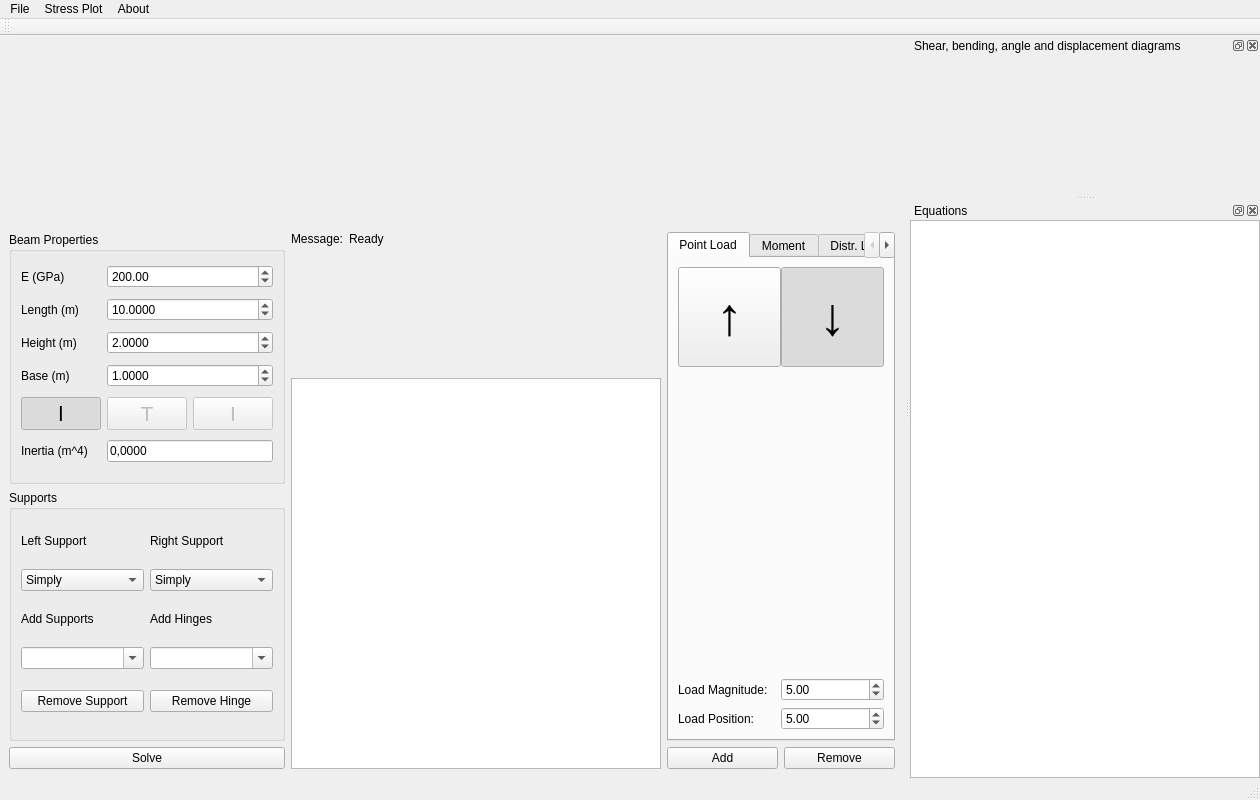
<?xml version="1.0" encoding="UTF-8"?>
<ui version="4.0">
 <author>Lucas dos Santos Almeida</author>
 <class>MainWindow</class>
 <widget class="QMainWindow" name="MainWindow">
  <property name="geometry">
   <rect>
    <x>0</x>
    <y>0</y>
    <width>1239</width>
    <height>800</height>
   </rect>
  </property>
  <property name="windowTitle">
   <string>BeamPy </string>
  </property>
  <widget class="QWidget" name="centralwidget">
   <layout class="QVBoxLayout" name="verticalLayout">
    <item>
     <layout class="QGridLayout" name="main_gl">
      <item row="0" column="0" colspan="3">
       <widget class="QWidget" name="beam_draw_widget" native="true">
        <layout class="QVBoxLayout" name="beam_draw_widget_vl">
         <property name="margin">
          <number>0</number>
         </property>
        </layout>
       </widget>
      </item>
      <item row="3" column="1">
       <widget class="QWidget" name="beam_widget" native="true">
        <property name="maximumSize">
         <size>
          <width>16777215</width>
          <height>120</height>
         </size>
        </property>
        <property name="statusTip">
         <string>Beam Display</string>
        </property>
        <layout class="QVBoxLayout" name="beam_widget_vl">
         <property name="spacing">
          <number>0</number>
         </property>
         <property name="margin">
          <number>0</number>
         </property>
        </layout>
       </widget>
      </item>
      <item row="2" column="1">
       <layout class="QGridLayout" name="gridLayout">
        <item row="0" column="1">
         <widget class="QLabel" name="message_lbl">
          <property name="statusTip">
           <string>Current BeamPy message</string>
          </property>
          <property name="text">
           <string>Ready</string>
          </property>
         </widget>
        </item>
        <item row="0" column="0">
         <widget class="QLabel" name="lbl_message">
          <property name="sizePolicy">
           <sizepolicy hsizetype="Maximum" vsizetype="Maximum">
            <horstretch>0</horstretch>
            <verstretch>0</verstretch>
           </sizepolicy>
          </property>
          <property name="text">
           <string>Message:</string>
          </property>
         </widget>
        </item>
       </layout>
      </item>
      <item row="2" column="0" rowspan="5">
       <layout class="QGridLayout" name="properties_supports_vl">
        <item row="3" column="0">
         <widget class="QPushButton" name="calculate_beam">
          <property name="statusTip">
           <string>Solves the differential equations and plot diagrams (F5)</string>
          </property>
          <property name="text">
           <string>Solve</string>
          </property>
          <property name="shortcut">
           <string>F5</string>
          </property>
         </widget>
        </item>
        <item row="1" column="0">
         <widget class="QGroupBox" name="beam_properties_gb">
          <property name="title">
           <string>Beam Properties</string>
          </property>
          <layout class="QGridLayout" name="beam_properties_gb_vl">
           <item row="10" column="1" colspan="2">
            <widget class="QDoubleSpinBox" name="base_dspn">
             <property name="statusTip">
              <string>Beam section Base</string>
             </property>
             <property name="decimals">
              <number>4</number>
             </property>
             <property name="minimum">
              <double>0.000100000000000</double>
             </property>
             <property name="maximum">
              <double>9999.000000000000000</double>
             </property>
             <property name="value">
              <double>1.000000000000000</double>
             </property>
            </widget>
           </item>
           <item row="11" column="1">
            <widget class="QPushButton" name="pushButton">
             <property name="enabled">
              <bool>false</bool>
             </property>
             <property name="font">
              <font>
               <pointsize>16</pointsize>
              </font>
             </property>
             <property name="text">
              <string>T</string>
             </property>
             <property name="checkable">
              <bool>true</bool>
             </property>
             <property name="checked">
              <bool>false</bool>
             </property>
             <property name="autoExclusive">
              <bool>true</bool>
             </property>
             <attribute name="buttonGroup">
              <string notr="true">buttonGroup_2</string>
             </attribute>
            </widget>
           </item>
           <item row="11" column="2">
            <widget class="QPushButton" name="pushButton_3">
             <property name="enabled">
              <bool>false</bool>
             </property>
             <property name="font">
              <font>
               <pointsize>16</pointsize>
              </font>
             </property>
             <property name="text">
              <string>I</string>
             </property>
             <property name="checkable">
              <bool>true</bool>
             </property>
             <property name="checked">
              <bool>false</bool>
             </property>
             <property name="autoExclusive">
              <bool>true</bool>
             </property>
             <attribute name="buttonGroup">
              <string notr="true">buttonGroup_2</string>
             </attribute>
            </widget>
           </item>
           <item row="11" column="0">
            <widget class="QPushButton" name="pushButton_2">
             <property name="enabled">
              <bool>true</bool>
             </property>
             <property name="font">
              <font>
               <pointsize>16</pointsize>
              </font>
             </property>
             <property name="text">
              <string>l</string>
             </property>
             <property name="checkable">
              <bool>true</bool>
             </property>
             <property name="checked">
              <bool>true</bool>
             </property>
             <property name="autoExclusive">
              <bool>true</bool>
             </property>
             <attribute name="buttonGroup">
              <string notr="true">buttonGroup_2</string>
             </attribute>
            </widget>
           </item>
           <item row="1" column="0">
            <widget class="QLabel" name="lbl_length">
             <property name="text">
              <string>Length (m)</string>
             </property>
            </widget>
           </item>
           <item row="0" column="0">
            <widget class="QLabel" name="lbl_young_module">
             <property name="text">
              <string>E (GPa)</string>
             </property>
            </widget>
           </item>
           <item row="1" column="1" colspan="2">
            <widget class="QDoubleSpinBox" name="length_dspn">
             <property name="statusTip">
              <string>Beam Length</string>
             </property>
             <property name="decimals">
              <number>4</number>
             </property>
             <property name="minimum">
              <double>0.000100000000000</double>
             </property>
             <property name="maximum">
              <double>9999.000000000000000</double>
             </property>
             <property name="value">
              <double>10.000000000000000</double>
             </property>
            </widget>
           </item>
           <item row="0" column="1" colspan="2">
            <widget class="QDoubleSpinBox" name="young_module_dpsn">
             <property name="statusTip">
              <string>Beam Young Modulus</string>
             </property>
             <property name="minimum">
              <double>1.000000000000000</double>
             </property>
             <property name="maximum">
              <double>99999.000000000000000</double>
             </property>
             <property name="singleStep">
              <double>10.000000000000000</double>
             </property>
             <property name="value">
              <double>200.000000000000000</double>
             </property>
            </widget>
           </item>
           <item row="9" column="1" colspan="2">
            <widget class="QDoubleSpinBox" name="height_dpsn">
             <property name="statusTip">
              <string>Beam section Height</string>
             </property>
             <property name="decimals">
              <number>4</number>
             </property>
             <property name="minimum">
              <double>0.000100000000000</double>
             </property>
             <property name="maximum">
              <double>9999.000000000000000</double>
             </property>
             <property name="value">
              <double>2.000000000000000</double>
             </property>
            </widget>
           </item>
           <item row="12" column="0">
            <widget class="QLabel" name="lbl_inertia_moment">
             <property name="enabled">
              <bool>true</bool>
             </property>
             <property name="text">
              <string>Inertia (m^4)</string>
             </property>
            </widget>
           </item>
           <item row="9" column="0">
            <widget class="QLabel" name="lbl_height">
             <property name="text">
              <string>Height (m)</string>
             </property>
            </widget>
           </item>
           <item row="10" column="0">
            <widget class="QLabel" name="lbl_length_2">
             <property name="text">
              <string>Base (m)</string>
             </property>
            </widget>
           </item>
           <item row="12" column="1" colspan="2">
            <widget class="QLineEdit" name="inertia_moment_dspn">
             <property name="text">
              <string>0,0000</string>
             </property>
             <property name="readOnly">
              <bool>true</bool>
             </property>
            </widget>
           </item>
          </layout>
         </widget>
        </item>
        <item row="2" column="0">
         <widget class="QGroupBox" name="supports_gb">
          <property name="title">
           <string>Supports</string>
          </property>
          <layout class="QGridLayout" name="supports_gb_gl">
           <item row="3" column="0">
            <widget class="QComboBox" name="supports_combo">
             <property name="focusPolicy">
              <enum>Qt::StrongFocus</enum>
             </property>
             <property name="statusTip">
              <string>Type support pos. then press Enter to add a Support</string>
             </property>
             <property name="editable">
              <bool>true</bool>
             </property>
             <property name="insertPolicy">
              <enum>QComboBox::InsertAlphabetically</enum>
             </property>
             <property name="duplicatesEnabled">
              <bool>false</bool>
             </property>
            </widget>
           </item>
           <item row="1" column="0">
            <widget class="QComboBox" name="left_support_combo">
             <item>
              <property name="text">
               <string>Simply</string>
              </property>
             </item>
             <item>
              <property name="text">
               <string>Fixed</string>
              </property>
             </item>
             <item>
              <property name="text">
               <string>Free</string>
              </property>
             </item>
            </widget>
           </item>
           <item row="0" column="1">
            <widget class="QLabel" name="lbl_right_support">
             <property name="sizePolicy">
              <sizepolicy hsizetype="Preferred" vsizetype="Maximum">
               <horstretch>0</horstretch>
               <verstretch>0</verstretch>
              </sizepolicy>
             </property>
             <property name="text">
              <string>Right Support</string>
             </property>
            </widget>
           </item>
           <item row="1" column="1">
            <widget class="QComboBox" name="right_support_combo">
             <item>
              <property name="text">
               <string>Simply</string>
              </property>
             </item>
             <item>
              <property name="text">
               <string>Fixed</string>
              </property>
             </item>
             <item>
              <property name="text">
               <string>Free</string>
              </property>
             </item>
            </widget>
           </item>
           <item row="2" column="1">
            <widget class="QLabel" name="lbl_add_support_2">
             <property name="sizePolicy">
              <sizepolicy hsizetype="Preferred" vsizetype="Maximum">
               <horstretch>0</horstretch>
               <verstretch>0</verstretch>
              </sizepolicy>
             </property>
             <property name="text">
              <string>Add Hinges</string>
             </property>
            </widget>
           </item>
           <item row="3" column="1">
            <widget class="QComboBox" name="hinges_combo">
             <property name="focusPolicy">
              <enum>Qt::StrongFocus</enum>
             </property>
             <property name="statusTip">
              <string>Type hinge pos. then press Enter to add a Hinge</string>
             </property>
             <property name="editable">
              <bool>true</bool>
             </property>
             <property name="duplicatesEnabled">
              <bool>false</bool>
             </property>
            </widget>
           </item>
           <item row="4" column="1">
            <widget class="QPushButton" name="remove_hinge_btn">
             <property name="statusTip">
              <string>Removes selected Hinge (Ctrl + H)</string>
             </property>
             <property name="text">
              <string>Remove Hinge</string>
             </property>
             <property name="shortcut">
              <string>Ctrl+H</string>
             </property>
            </widget>
           </item>
           <item row="0" column="0">
            <widget class="QLabel" name="lbl_left_support">
             <property name="sizePolicy">
              <sizepolicy hsizetype="Preferred" vsizetype="Maximum">
               <horstretch>0</horstretch>
               <verstretch>0</verstretch>
              </sizepolicy>
             </property>
             <property name="text">
              <string>Left Support</string>
             </property>
            </widget>
           </item>
           <item row="2" column="0">
            <widget class="QLabel" name="lbl_add_support">
             <property name="sizePolicy">
              <sizepolicy hsizetype="Preferred" vsizetype="Maximum">
               <horstretch>0</horstretch>
               <verstretch>0</verstretch>
              </sizepolicy>
             </property>
             <property name="text">
              <string>Add Supports</string>
             </property>
            </widget>
           </item>
           <item row="4" column="0">
            <widget class="QPushButton" name="remove_support_btn">
             <property name="statusTip">
              <string>Removes selected Support (Ctrl + S)</string>
             </property>
             <property name="text">
              <string>Remove Support</string>
             </property>
             <property name="shortcut">
              <string>Ctrl+S</string>
             </property>
            </widget>
           </item>
          </layout>
         </widget>
        </item>
       </layout>
      </item>
      <item row="6" column="2">
       <layout class="QHBoxLayout" name="add_remove_hl">
        <item>
         <widget class="QPushButton" name="add_load_btn">
          <property name="focusPolicy">
           <enum>Qt::WheelFocus</enum>
          </property>
          <property name="statusTip">
           <string>Adds Load or Moment (Enter)</string>
          </property>
          <property name="text">
           <string>Add</string>
          </property>
         </widget>
        </item>
        <item>
         <widget class="QPushButton" name="remove_load_btn">
          <property name="focusPolicy">
           <enum>Qt::WheelFocus</enum>
          </property>
          <property name="statusTip">
           <string>Removes an item from the list  (Del)</string>
          </property>
          <property name="text">
           <string>Remove</string>
          </property>
          <property name="shortcut">
           <string>Del</string>
          </property>
         </widget>
        </item>
       </layout>
      </item>
      <item row="4" column="1" rowspan="3">
       <widget class="QTreeView" name="load_treeview">
        <property name="sizePolicy">
         <sizepolicy hsizetype="Preferred" vsizetype="Minimum">
          <horstretch>0</horstretch>
          <verstretch>0</verstretch>
         </sizepolicy>
        </property>
        <property name="minimumSize">
         <size>
          <width>370</width>
          <height>0</height>
         </size>
        </property>
        <property name="focusPolicy">
         <enum>Qt::ClickFocus</enum>
        </property>
        <property name="statusTip">
         <string>Beam loaded Items</string>
        </property>
        <property name="verticalScrollBarPolicy">
         <enum>Qt::ScrollBarAsNeeded</enum>
        </property>
        <property name="horizontalScrollBarPolicy">
         <enum>Qt::ScrollBarAlwaysOff</enum>
        </property>
        <property name="autoScroll">
         <bool>true</bool>
        </property>
        <property name="defaultDropAction">
         <enum>Qt::IgnoreAction</enum>
        </property>
        <property name="alternatingRowColors">
         <bool>true</bool>
        </property>
       </widget>
      </item>
      <item row="2" column="2" rowspan="4">
       <widget class="QTabWidget" name="loads_tab">
        <property name="sizePolicy">
         <sizepolicy hsizetype="Preferred" vsizetype="Preferred">
          <horstretch>0</horstretch>
          <verstretch>0</verstretch>
         </sizepolicy>
        </property>
        <property name="currentIndex">
         <number>0</number>
        </property>
        <widget class="QWidget" name="pnt_load_tab_widget">
         <attribute name="title">
          <string>Point Load</string>
         </attribute>
         <layout class="QGridLayout" name="pnt_load_tab_widget_gl_4">
          <property name="horizontalSpacing">
           <number>0</number>
          </property>
          <item row="2" column="0">
           <widget class="QLabel" name="lbl_point_load_mag">
            <property name="text">
             <string>Load Magnitude:</string>
            </property>
           </widget>
          </item>
          <item row="3" column="0">
           <widget class="QLabel" name="lbl_point_load_pos">
            <property name="text">
             <string>Load Position: </string>
            </property>
           </widget>
          </item>
          <item row="0" column="0">
           <widget class="QPushButton" name="pnt_load_up_chkbtn">
            <property name="sizePolicy">
             <sizepolicy hsizetype="Minimum" vsizetype="Preferred">
              <horstretch>0</horstretch>
              <verstretch>0</verstretch>
             </sizepolicy>
            </property>
            <property name="minimumSize">
             <size>
              <width>100</width>
              <height>100</height>
             </size>
            </property>
            <property name="maximumSize">
             <size>
              <width>16777215</width>
              <height>100</height>
             </size>
            </property>
            <property name="font">
             <font>
              <pointsize>40</pointsize>
              <weight>75</weight>
              <italic>false</italic>
              <bold>true</bold>
              <underline>false</underline>
             </font>
            </property>
            <property name="focusPolicy">
             <enum>Qt::NoFocus</enum>
            </property>
            <property name="text">
             <string>↑</string>
            </property>
            <property name="checkable">
             <bool>true</bool>
            </property>
            <property name="autoExclusive">
             <bool>true</bool>
            </property>
            <attribute name="buttonGroup">
             <string notr="true">buttonGroup</string>
            </attribute>
           </widget>
          </item>
          <item row="1" column="0" colspan="2">
           <spacer name="vs_pnt_load">
            <property name="orientation">
             <enum>Qt::Vertical</enum>
            </property>
            <property name="sizeHint" stdset="0">
             <size>
              <width>20</width>
              <height>40</height>
             </size>
            </property>
           </spacer>
          </item>
          <item row="2" column="1">
           <widget class="QDoubleSpinBox" name="pnt_load_mag_dpsn">
            <property name="decimals">
             <number>2</number>
            </property>
            <property name="minimum">
             <double>0.000000000000000</double>
            </property>
            <property name="maximum">
             <double>999999999.000000000000000</double>
            </property>
            <property name="value">
             <double>5.000000000000000</double>
            </property>
           </widget>
          </item>
          <item row="3" column="1">
           <widget class="QDoubleSpinBox" name="pnt_load_pos_dpsn">
            <property name="maximum">
             <double>999999999.000000000000000</double>
            </property>
            <property name="value">
             <double>5.000000000000000</double>
            </property>
           </widget>
          </item>
          <item row="0" column="1">
           <widget class="QPushButton" name="pnt_load_down_chkbtn">
            <property name="sizePolicy">
             <sizepolicy hsizetype="Minimum" vsizetype="Preferred">
              <horstretch>0</horstretch>
              <verstretch>0</verstretch>
             </sizepolicy>
            </property>
            <property name="minimumSize">
             <size>
              <width>100</width>
              <height>100</height>
             </size>
            </property>
            <property name="maximumSize">
             <size>
              <width>16777215</width>
              <height>100</height>
             </size>
            </property>
            <property name="font">
             <font>
              <pointsize>40</pointsize>
             </font>
            </property>
            <property name="focusPolicy">
             <enum>Qt::NoFocus</enum>
            </property>
            <property name="text">
             <string>↓</string>
            </property>
            <property name="checkable">
             <bool>true</bool>
            </property>
            <property name="checked">
             <bool>true</bool>
            </property>
            <property name="autoExclusive">
             <bool>true</bool>
            </property>
            <attribute name="buttonGroup">
             <string notr="true">buttonGroup</string>
            </attribute>
           </widget>
          </item>
         </layout>
        </widget>
        <widget class="QWidget" name="moment_tab_widget">
         <attribute name="title">
          <string>Moment</string>
         </attribute>
         <layout class="QGridLayout" name="pnt_load_tab_widget_gl">
          <property name="horizontalSpacing">
           <number>0</number>
          </property>
          <item row="4" column="1">
           <widget class="QDoubleSpinBox" name="moment_pos_dpsn">
            <property name="maximum">
             <double>999999999.000000000000000</double>
            </property>
            <property name="value">
             <double>7.000000000000000</double>
            </property>
           </widget>
          </item>
          <item row="3" column="0">
           <widget class="QLabel" name="lbl_moment_pos">
            <property name="text">
             <string>Moment Magnitude:</string>
            </property>
           </widget>
          </item>
          <item row="4" column="0">
           <widget class="QLabel" name="lbl_moment_mag">
            <property name="text">
             <string>Moment Position: </string>
            </property>
           </widget>
          </item>
          <item row="1" column="0" colspan="2">
           <spacer name="spacer_moment">
            <property name="orientation">
             <enum>Qt::Vertical</enum>
            </property>
            <property name="sizeHint" stdset="0">
             <size>
              <width>20</width>
              <height>40</height>
             </size>
            </property>
           </spacer>
          </item>
          <item row="3" column="1">
           <widget class="QDoubleSpinBox" name="moment_mag_dpsn">
            <property name="maximum">
             <double>999999999.000000000000000</double>
            </property>
            <property name="value">
             <double>7.000000000000000</double>
            </property>
           </widget>
          </item>
          <item row="0" column="0">
           <widget class="QPushButton" name="moment_ccw_chkbtn">
            <property name="sizePolicy">
             <sizepolicy hsizetype="Minimum" vsizetype="Preferred">
              <horstretch>0</horstretch>
              <verstretch>0</verstretch>
             </sizepolicy>
            </property>
            <property name="minimumSize">
             <size>
              <width>50</width>
              <height>50</height>
             </size>
            </property>
            <property name="maximumSize">
             <size>
              <width>16777215</width>
              <height>100</height>
             </size>
            </property>
            <property name="font">
             <font>
              <pointsize>50</pointsize>
              <weight>50</weight>
              <bold>false</bold>
             </font>
            </property>
            <property name="focusPolicy">
             <enum>Qt::NoFocus</enum>
            </property>
            <property name="statusTip">
             <string/>
            </property>
            <property name="text">
             <string>↺</string>
            </property>
            <property name="checkable">
             <bool>true</bool>
            </property>
            <property name="autoExclusive">
             <bool>true</bool>
            </property>
           </widget>
          </item>
          <item row="0" column="1">
           <widget class="QPushButton" name="moment_cw_chkbtn">
            <property name="sizePolicy">
             <sizepolicy hsizetype="Minimum" vsizetype="Preferred">
              <horstretch>0</horstretch>
              <verstretch>0</verstretch>
             </sizepolicy>
            </property>
            <property name="minimumSize">
             <size>
              <width>100</width>
              <height>100</height>
             </size>
            </property>
            <property name="maximumSize">
             <size>
              <width>16777215</width>
              <height>100</height>
             </size>
            </property>
            <property name="font">
             <font>
              <pointsize>50</pointsize>
             </font>
            </property>
            <property name="focusPolicy">
             <enum>Qt::NoFocus</enum>
            </property>
            <property name="statusTip">
             <string/>
            </property>
            <property name="text">
             <string>↻</string>
            </property>
            <property name="checkable">
             <bool>true</bool>
            </property>
            <property name="checked">
             <bool>true</bool>
            </property>
            <property name="autoExclusive">
             <bool>true</bool>
            </property>
           </widget>
          </item>
         </layout>
        </widget>
        <widget class="QWidget" name="distr_load_tab_widget">
         <attribute name="title">
          <string>Distr. Load</string>
         </attribute>
         <layout class="QGridLayout" name="distr_load_tab_widget_gl">
          <property name="horizontalSpacing">
           <number>0</number>
          </property>
          <item row="0" column="1">
           <widget class="QPushButton" name="down_distr_load_chkbtn">
            <property name="sizePolicy">
             <sizepolicy hsizetype="Minimum" vsizetype="Preferred">
              <horstretch>0</horstretch>
              <verstretch>0</verstretch>
             </sizepolicy>
            </property>
            <property name="minimumSize">
             <size>
              <width>100</width>
              <height>100</height>
             </size>
            </property>
            <property name="maximumSize">
             <size>
              <width>16777215</width>
              <height>100</height>
             </size>
            </property>
            <property name="font">
             <font>
              <pointsize>40</pointsize>
             </font>
            </property>
            <property name="focusPolicy">
             <enum>Qt::NoFocus</enum>
            </property>
            <property name="text">
             <string>↓</string>
            </property>
            <property name="checkable">
             <bool>true</bool>
            </property>
            <property name="checked">
             <bool>true</bool>
            </property>
            <property name="autoExclusive">
             <bool>true</bool>
            </property>
           </widget>
          </item>
          <item row="0" column="0">
           <widget class="QPushButton" name="up_distr_load_chkbtn">
            <property name="sizePolicy">
             <sizepolicy hsizetype="Minimum" vsizetype="Preferred">
              <horstretch>0</horstretch>
              <verstretch>0</verstretch>
             </sizepolicy>
            </property>
            <property name="minimumSize">
             <size>
              <width>100</width>
              <height>100</height>
             </size>
            </property>
            <property name="maximumSize">
             <size>
              <width>16777215</width>
              <height>100</height>
             </size>
            </property>
            <property name="font">
             <font>
              <pointsize>40</pointsize>
             </font>
            </property>
            <property name="focusPolicy">
             <enum>Qt::NoFocus</enum>
            </property>
            <property name="text">
             <string>↑</string>
            </property>
            <property name="checkable">
             <bool>true</bool>
            </property>
            <property name="checked">
             <bool>false</bool>
            </property>
            <property name="autoExclusive">
             <bool>true</bool>
            </property>
           </widget>
          </item>
          <item row="3" column="0">
           <widget class="QLabel" name="lbl_start_distr_load_pos">
            <property name="text">
             <string>Start Position: </string>
            </property>
           </widget>
          </item>
          <item row="2" column="0">
           <widget class="QLabel" name="lbl_start_distr_load_mag">
            <property name="text">
             <string>Start Magnitude:</string>
            </property>
           </widget>
          </item>
          <item row="5" column="0">
           <widget class="QLabel" name="lbl_end_distr_load_pos">
            <property name="text">
             <string>End Position: </string>
            </property>
           </widget>
          </item>
          <item row="4" column="0">
           <widget class="QLabel" name="lbl_end_distr_load_mag">
            <property name="text">
             <string>End Magnitude:</string>
            </property>
           </widget>
          </item>
          <item row="2" column="1">
           <widget class="QDoubleSpinBox" name="distr_load_start_mag">
            <property name="maximum">
             <double>999999999.000000000000000</double>
            </property>
            <property name="value">
             <double>5.000000000000000</double>
            </property>
           </widget>
          </item>
          <item row="3" column="1">
           <widget class="QDoubleSpinBox" name="distr_load_start_pos">
            <property name="focusPolicy">
             <enum>Qt::WheelFocus</enum>
            </property>
            <property name="value">
             <double>1.000000000000000</double>
            </property>
           </widget>
          </item>
          <item row="4" column="1">
           <widget class="QDoubleSpinBox" name="distr_load_end_mag">
            <property name="maximum">
             <double>999999999.000000000000000</double>
            </property>
            <property name="value">
             <double>10.000000000000000</double>
            </property>
           </widget>
          </item>
          <item row="5" column="1">
           <widget class="QDoubleSpinBox" name="distr_load_end_pos">
            <property name="value">
             <double>5.000000000000000</double>
            </property>
           </widget>
          </item>
          <item row="1" column="0" colspan="2">
           <spacer name="verticalSpacer">
            <property name="orientation">
             <enum>Qt::Vertical</enum>
            </property>
            <property name="sizeHint" stdset="0">
             <size>
              <width>20</width>
              <height>40</height>
             </size>
            </property>
           </spacer>
          </item>
         </layout>
        </widget>
       </widget>
      </item>
     </layout>
    </item>
   </layout>
  </widget>
  <widget class="QMenuBar" name="menubar">
   <property name="geometry">
    <rect>
     <x>0</x>
     <y>0</y>
     <width>1239</width>
     <height>21</height>
    </rect>
   </property>
   <widget class="QMenu" name="menuFile">
    <property name="title">
     <string>File</string>
    </property>
    <addaction name="actionQuit"/>
   </widget>
   <widget class="QMenu" name="menuStress_Plot">
    <property name="title">
     <string>Stress Plot</string>
    </property>
    <addaction name="actionDisplay_Stress_Value"/>
   </widget>
   <widget class="QMenu" name="menuAbout">
    <property name="title">
     <string>About</string>
    </property>
   </widget>
   <addaction name="menuFile"/>
   <addaction name="menuStress_Plot"/>
   <addaction name="menuAbout"/>
  </widget>
  <widget class="QStatusBar" name="statusbar"/>
  <widget class="QDockWidget" name="plot_dock">
   <property name="minimumSize">
    <size>
     <width>350</width>
     <height>58</height>
    </size>
   </property>
   <property name="windowTitle">
    <string>Shear, bending, angle and displacement diagrams</string>
   </property>
   <attribute name="dockWidgetArea">
    <number>2</number>
   </attribute>
   <widget class="QWidget" name="plot_dock_contents">
    <layout class="QVBoxLayout" name="plot_dock_contents_vl">
     <property name="spacing">
      <number>0</number>
     </property>
     <property name="margin">
      <number>0</number>
     </property>
     <item>
      <widget class="QWidget" name="plots_widget" native="true">
       <layout class="QVBoxLayout" name="plots_widget_vl">
        <property name="spacing">
         <number>0</number>
        </property>
        <property name="margin">
         <number>0</number>
        </property>
       </layout>
      </widget>
     </item>
    </layout>
   </widget>
  </widget>
  <widget class="QDockWidget" name="equations_dock">
   <property name="windowTitle">
    <string>Equations</string>
   </property>
   <attribute name="dockWidgetArea">
    <number>2</number>
   </attribute>
   <widget class="QWidget" name="equations_dock_contents">
    <layout class="QVBoxLayout" name="equations_dock_contents_vl">
     <property name="margin">
      <number>0</number>
     </property>
     <item>
      <widget class="QTextBrowser" name="equations_lbl">
       <property name="font">
        <font>
         <family>Cambria</family>
         <pointsize>13</pointsize>
         <weight>50</weight>
         <italic>false</italic>
         <bold>false</bold>
        </font>
       </property>
       <property name="focusPolicy">
        <enum>Qt::ClickFocus</enum>
       </property>
       <property name="html">
        <string>&lt;!DOCTYPE HTML PUBLIC &quot;-//W3C//DTD HTML 4.0//EN&quot; &quot;http://www.w3.org/TR/REC-html40/strict.dtd&quot;&gt;
&lt;html&gt;&lt;head&gt;&lt;meta name=&quot;qrichtext&quot; content=&quot;1&quot; /&gt;&lt;style type=&quot;text/css&quot;&gt;
p, li { white-space: pre-wrap; }
&lt;/style&gt;&lt;/head&gt;&lt;body style=&quot; font-family:'Cambria'; font-size:13pt; font-weight:400; font-style:normal;&quot;&gt;
&lt;p style=&quot;-qt-paragraph-type:empty; margin-top:0px; margin-bottom:0px; margin-left:0px; margin-right:0px; -qt-block-indent:0; text-indent:0px; font-family:'Times New Roman'; font-size:14pt;&quot;&gt;&lt;br /&gt;&lt;/p&gt;&lt;/body&gt;&lt;/html&gt;</string>
       </property>
      </widget>
     </item>
    </layout>
   </widget>
  </widget>
  <widget class="QToolBar" name="tool_bar">
   <property name="windowTitle">
    <string>toolBar</string>
   </property>
   <attribute name="toolBarArea">
    <enum>TopToolBarArea</enum>
   </attribute>
   <attribute name="toolBarBreak">
    <bool>false</bool>
   </attribute>
  </widget>
  <action name="actionDisplay_Stress_Value">
   <property name="checkable">
    <bool>true</bool>
   </property>
   <property name="text">
    <string>Display Stress Value</string>
   </property>
   <property name="shortcut">
    <string>D</string>
   </property>
  </action>
  <action name="actionQuit">
   <property name="text">
    <string>Quit</string>
   </property>
   <property name="shortcut">
    <string>Ctrl+W</string>
   </property>
  </action>
 </widget>
 <tabstops>
  <tabstop>young_module_dpsn</tabstop>
  <tabstop>length_dspn</tabstop>
  <tabstop>left_support_combo</tabstop>
  <tabstop>right_support_combo</tabstop>
  <tabstop>calculate_beam</tabstop>
  <tabstop>supports_combo</tabstop>
  <tabstop>remove_support_btn</tabstop>
  <tabstop>hinges_combo</tabstop>
  <tabstop>remove_hinge_btn</tabstop>
  <tabstop>loads_tab</tabstop>
  <tabstop>pnt_load_up_chkbtn</tabstop>
  <tabstop>pnt_load_down_chkbtn</tabstop>
  <tabstop>pnt_load_mag_dpsn</tabstop>
  <tabstop>pnt_load_pos_dpsn</tabstop>
  <tabstop>moment_ccw_chkbtn</tabstop>
  <tabstop>moment_cw_chkbtn</tabstop>
  <tabstop>moment_mag_dpsn</tabstop>
  <tabstop>moment_pos_dpsn</tabstop>
  <tabstop>up_distr_load_chkbtn</tabstop>
  <tabstop>down_distr_load_chkbtn</tabstop>
  <tabstop>distr_load_start_mag</tabstop>
  <tabstop>distr_load_start_pos</tabstop>
  <tabstop>distr_load_end_mag</tabstop>
  <tabstop>distr_load_end_pos</tabstop>
  <tabstop>add_load_btn</tabstop>
  <tabstop>remove_load_btn</tabstop>
  <tabstop>load_treeview</tabstop>
  <tabstop>equations_lbl</tabstop>
 </tabstops>
 <resources/>
 <connections/>
 <designerdata>
  <property name="gridDeltaX">
   <number>10</number>
  </property>
  <property name="gridDeltaY">
   <number>10</number>
  </property>
  <property name="gridSnapX">
   <bool>true</bool>
  </property>
  <property name="gridSnapY">
   <bool>true</bool>
  </property>
  <property name="gridVisible">
   <bool>true</bool>
  </property>
 </designerdata>
 <buttongroups>
  <buttongroup name="buttonGroup_2"/>
  <buttongroup name="buttonGroup"/>
 </buttongroups>
</ui>
